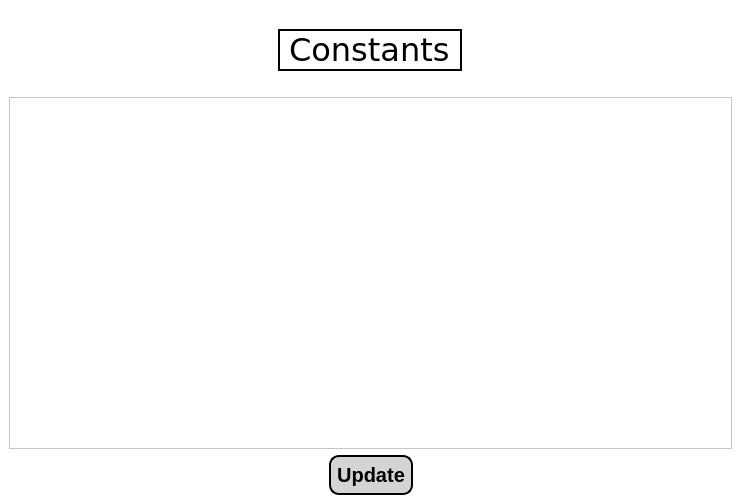
<?xml version="1.0" encoding="UTF-8"?>
<ui version="4.0">
 <class>constantsPage</class>
 <widget class="QMainWindow" name="constantsPage">
  <property name="geometry">
   <rect>
    <x>0</x>
    <y>0</y>
    <width>741</width>
    <height>504</height>
   </rect>
  </property>
  <property name="windowTitle">
   <string>Constants</string>
  </property>
  <property name="styleSheet">
   <string notr="true">background-color: rgb(255, 255, 255);</string>
  </property>
  <widget class="QWidget" name="centralwidget">
   <layout class="QVBoxLayout" name="verticalLayout">
    <item>
     <spacer name="horizontalSpacer_5">
      <property name="orientation">
       <enum>Qt::Horizontal</enum>
      </property>
      <property name="sizeHint" stdset="0">
       <size>
        <width>714</width>
        <height>20</height>
       </size>
      </property>
     </spacer>
    </item>
    <item alignment="Qt::AlignHCenter">
     <widget class="QLabel" name="headerLabel">
      <property name="maximumSize">
       <size>
        <width>16777215</width>
        <height>50</height>
       </size>
      </property>
      <property name="font">
       <font>
        <family>Verdana</family>
        <pointsize>24</pointsize>
       </font>
      </property>
      <property name="frameShape">
       <enum>QFrame::WinPanel</enum>
      </property>
      <property name="text">
       <string>Constants</string>
      </property>
     </widget>
    </item>
    <item>
     <spacer name="horizontalSpacer_6">
      <property name="orientation">
       <enum>Qt::Horizontal</enum>
      </property>
      <property name="sizeHint" stdset="0">
       <size>
        <width>714</width>
        <height>20</height>
       </size>
      </property>
     </spacer>
    </item>
    <item>
     <widget class="QTableWidget" name="constantsTable">
      <property name="font">
       <font>
        <family>Verdana</family>
        <pointsize>14</pointsize>
       </font>
      </property>
     </widget>
    </item>
    <item>
     <layout class="QHBoxLayout" name="horizontalLayout">
      <item>
       <spacer name="horizontalSpacer_2">
        <property name="orientation">
         <enum>Qt::Horizontal</enum>
        </property>
        <property name="sizeHint" stdset="0">
         <size>
          <width>40</width>
          <height>20</height>
         </size>
        </property>
       </spacer>
      </item>
      <item>
       <widget class="QPushButton" name="updateConstanstButton">
        <property name="styleSheet">
         <string notr="true">QPushButton{
background-color: rgb(211, 213, 213);
color:black;
border-style:outset;
border-width:2px;
border-radius:10px;
border-color: black;
font:bold 20px;
padding: 6;
}

QPushButton:hover{
background-color: rgb(83, 82, 82);
color: white;
}

QPushButton:pressed{
background-color: white;
}
</string>
        </property>
        <property name="text">
         <string>Update</string>
        </property>
       </widget>
      </item>
      <item>
       <spacer name="horizontalSpacer">
        <property name="orientation">
         <enum>Qt::Horizontal</enum>
        </property>
        <property name="sizeHint" stdset="0">
         <size>
          <width>40</width>
          <height>20</height>
         </size>
        </property>
       </spacer>
      </item>
     </layout>
    </item>
   </layout>
  </widget>
 </widget>
 <resources/>
 <connections/>
</ui>
